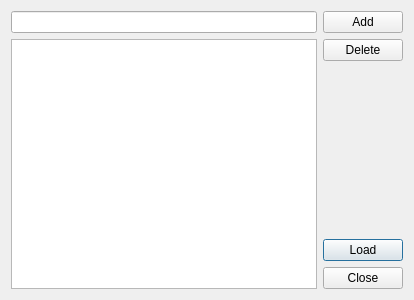
<?xml version="1.0" encoding="UTF-8"?>
<ui version="4.0">
 <class>DSS::ProcessingSettingsDlg</class>
 <widget class="QDialog" name="DSS::ProcessingSettingsDlg">
  <property name="windowModality">
   <enum>Qt::WindowModal</enum>
  </property>
  <property name="geometry">
   <rect>
    <x>0</x>
    <y>0</y>
    <width>414</width>
    <height>300</height>
   </rect>
  </property>
  <property name="windowTitle">
   <string>DeepSkyStacker - Processing Settings</string>
  </property>
  <layout class="QGridLayout" name="gridLayout">
   <item row="0" column="0">
    <widget class="QLineEdit" name="settingsName"/>
   </item>
   <item row="0" column="1" rowspan="2">
    <layout class="QVBoxLayout">
     <property name="spacing">
      <number>6</number>
     </property>
     <property name="margin" stdset="0">
      <number>0</number>
     </property>
     <item>
      <widget class="QPushButton" name="addButton">
       <property name="text">
        <string>Add</string>
       </property>
      </widget>
     </item>
     <item>
      <widget class="QPushButton" name="deleteButton">
       <property name="text">
        <string>Delete</string>
       </property>
      </widget>
     </item>
     <item>
      <spacer>
       <property name="orientation">
        <enum>Qt::Vertical</enum>
       </property>
       <property name="sizeHint" stdset="0">
        <size>
         <width>20</width>
         <height>40</height>
        </size>
       </property>
      </spacer>
     </item>
     <item>
      <widget class="QPushButton" name="loadButton">
       <property name="text">
        <string>Load</string>
       </property>
       <property name="default">
        <bool>true</bool>
       </property>
      </widget>
     </item>
     <item>
      <widget class="QPushButton" name="closeButton">
       <property name="text">
        <string>Close</string>
       </property>
      </widget>
     </item>
    </layout>
   </item>
   <item row="1" column="0">
    <widget class="QTextBrowser" name="settingsList">
     <property name="horizontalScrollBarPolicy">
      <enum>Qt::ScrollBarAlwaysOff</enum>
     </property>
    </widget>
   </item>
  </layout>
 </widget>
 <resources/>
 <connections>
  <connection>
   <sender>addButton</sender>
   <signal>clicked()</signal>
   <receiver>DSS::ProcessingSettingsDlg</receiver>
   <slot>accept()</slot>
   <hints>
    <hint type="sourcelabel">
     <x>351</x>
     <y>38</y>
    </hint>
    <hint type="destinationlabel">
     <x>233</x>
     <y>29</y>
    </hint>
   </hints>
  </connection>
  <connection>
   <sender>deleteButton</sender>
   <signal>clicked()</signal>
   <receiver>DSS::ProcessingSettingsDlg</receiver>
   <slot>reject()</slot>
   <hints>
    <hint type="sourcelabel">
     <x>330</x>
     <y>66</y>
    </hint>
    <hint type="destinationlabel">
     <x>197</x>
     <y>125</y>
    </hint>
   </hints>
  </connection>
 </connections>
</ui>
